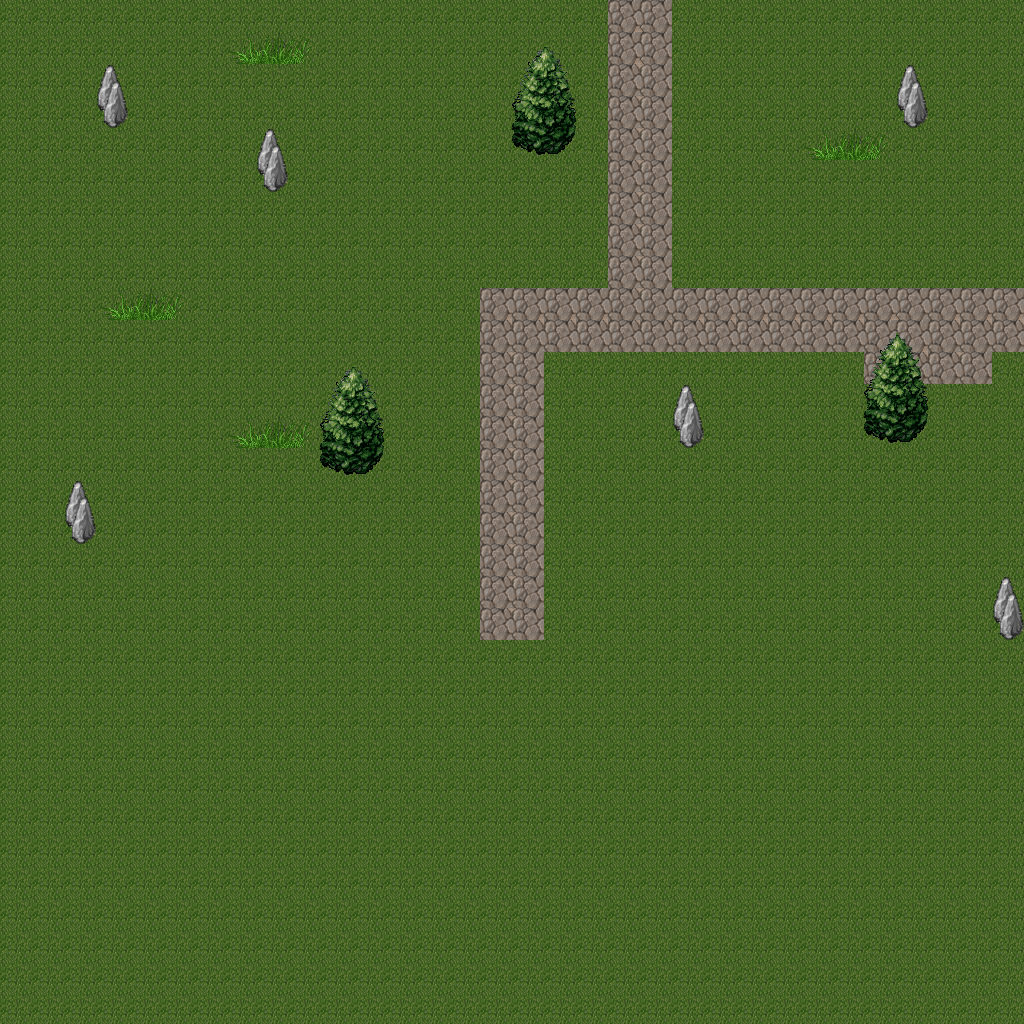

This is a level from a 2D game, rendered from its Tiled map with the project's own tilesets. A one-line summary and the map file follow, with tile-layer data summarised:
An orthogonal 32x32 tile map with 32x32 px tiles, 2 tile layers (Tile Layer 1, objects).

<map version="1.0" orientation="orthogonal" width="32" height="32" tilewidth="32" tileheight="32">
 <tileset firstgid="1" name="panda_grass" tilewidth="32" tileheight="32">
  <image source="../Downloads/tileset.png" width="512" height="512" />
 </tileset>
 <layer name="Tile Layer 1" width="32" height="32">
  <data>[1024 cells, 1024 non-empty, 5 distinct tile ids]</data>
 </layer>
 <layer name="objects" width="32" height="32">
  <data>[1024 cells, 48 non-empty, 13 distinct tile ids]</data>
 </layer>
</map>
